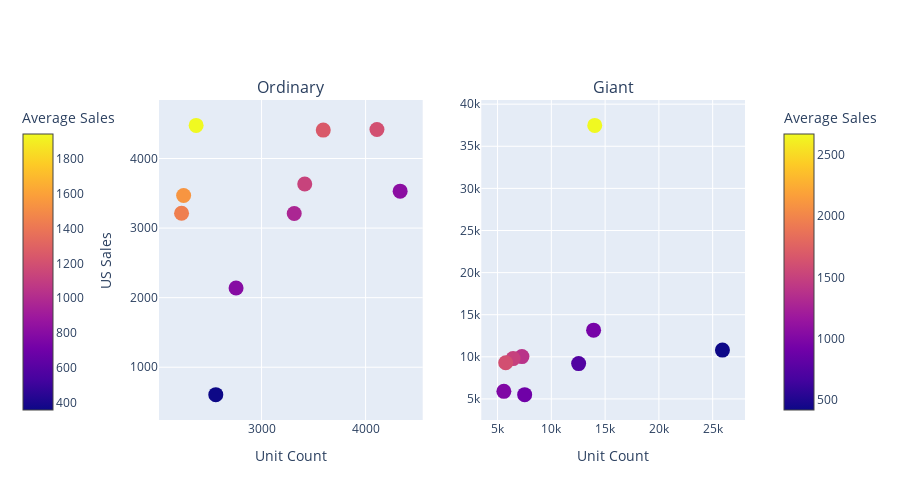

Notebook code cell kept with this figure:
### Code cell
import plotly.subplots as sp
import plotly.graph_objects as go
import pandas as pd

# Create subplots with 1 row and 2 columns
fig = sp.make_subplots(rows=1, cols=2, subplot_titles=("Ordinary", "Giant"), horizontal_spacing=0.1,
                       column_widths=[0.45, 0.45], shared_yaxes=False,
                       specs=[[{'type': 'scatter'}, {'type': 'scatter'}]])

# Add the first scatter plot to the first subplot and customize hover information
df_sale_ord=df_sale[df_sale['us_sales'] < 5000]
fig.add_trace(go.Scatter(x=df_sale_ord['unit_count'], y=df_sale_ord['us_sales'], mode='markers',
                         marker=dict(size=15, color=df_sale_ord['average_sales'], showscale=True,
                                     colorbar=dict(x=-0.25, y=0.5, title='Average Sales')),
                         hovertemplate='%{text}<br>Average Sale: %{customdata}',
                         text=df_sale_ord['restaurant'],
                         customdata=df_sale_ord['average_sales'],
                         showlegend=False),
              row=1, col=1)

# Add the second scatter plot to the second subplot and customize hover information
df_sale_gia=df_sale[df_sale['us_sales'] >= 5000]
fig.add_trace(go.Scatter(x=df_sale_gia['unit_count'], y=df_sale_gia['us_sales'], mode='markers',
                         marker=dict(size=15, color=df_sale_gia['average_sales'], showscale=True,
                                     colorbar=dict(x=1.05, y=0.5, title='Average Sales')),
                         hovertemplate='%{text}<br>Average Sale: %{customdata}',
                         text=df_sale_gia['restaurant'],
                         customdata=df_sale_gia['average_sales'],
                         showlegend=False),
              row=1, col=2)

# Update the layout of the subplots with axis titles
fig.update_layout(height=500, width=900)

# Add y-axis titles to subplots
fig.update_yaxes(title_text="US Sales", row=1, col=1)

# Add x-axis titles to subplots
fig.update_xaxes(title_text="Unit Count", row=1, col=1)
fig.update_xaxes(title_text="Unit Count", row=1, col=2)

# Show the combined scatter plots
fig.show()

### Figure 1 — Plotly figure (JSON) as saved in the notebook; plotly's stock layout.template omitted (floating-point values rounded to 4 significant figures)
{"data": [{"customdata": [815, 1200, 1250, 1130, 968.5, 797.0, 360.7, 1940, 1543, 1440.0], "hovertemplate": "%{text}<br>Average Sale: %{customdata}", "marker": {"color": [815, 1200, 1250, 1130, 968.5, 797.0, 360.7, 1940, 1543, 1440.0], "colorbar": {"title": {"text": "Average Sales"}, "x": -0.25, "y": 0.5}, "showscale": true, "size": 15}, "mode": "markers", "showlegend": false, "text": ["Little Caesars", "KFC", "Sonic", "Arbys", "Papa Johns", "Jimmy Johns", "Baskin-Robbins", "Chipotle", "Jack in the Box", "Popeyes"], "type": "scatter", "x": [4332, 4109, 3593, 3415, 3314, 2755, 2560, 2371, 2251, 2231], "xaxis": "x", "y": [3531.0, 4417.0, 4408.0, 3634, 3209.0, 2140.0, 606, 4476.0, 3469.0, 3213.0], "yaxis": "y"}, {"customdata": [416.9, 2670.0, 945.3, 733.1, 900, 1388.0, 1500, 1610, 1000], "hovertemplate": "%{text}<br>Average Sale: %{customdata}", "marker": {"color": [416.9, 2670.0, 945.3, 733.1, 900, 1388.0, 1500, 1610, 1000], "colorbar": {"title": {"text": "Average Sales"}, "x": 1.05, "y": 0.5}, "showscale": true, "size": 15}, "mode": "markers", "showlegend": false, "text": ["Subway", "Mcdonalds", "Starbucks", "Dunkin Donuts", "Pizza Hut", "Burger King", "Taco Bell", "Wendys", "Dominos"], "type": "scatter", "x": [25908, 14036, 13930, 12538, 7522, 7266, 6446, 5759, 5587], "xaxis": "x2", "y": [10800, 37480.0, 13170.0, 9192, 5511.0, 10030.0, 9790.0, 9288.0, 5900], "yaxis": "y2"}], "layout": {"annotations": [{"font": {"size": 16}, "showarrow": false, "text": "Ordinary", "x": 0.225, "xanchor": "center", "xref": "paper", "y": 1, "yanchor": "bottom", "yref": "paper"}, {"font": {"size": 16}, "showarrow": false, "text": "Giant", "x": 0.775, "xanchor": "center", "xref": "paper", "y": 1, "yanchor": "bottom", "yref": "paper"}], "height": 500, "width": 900, "xaxis": {"anchor": "y", "domain": [0, 0.45], "title": {"text": "Unit Count"}}, "xaxis2": {"anchor": "y2", "domain": [0.55, 1], "title": {"text": "Unit Count"}}, "yaxis": {"anchor": "x", "domain": [0, 1], "title": {"text": "US Sales"}}, "yaxis2": {"anchor": "x2", "domain": [0, 1]}}}
